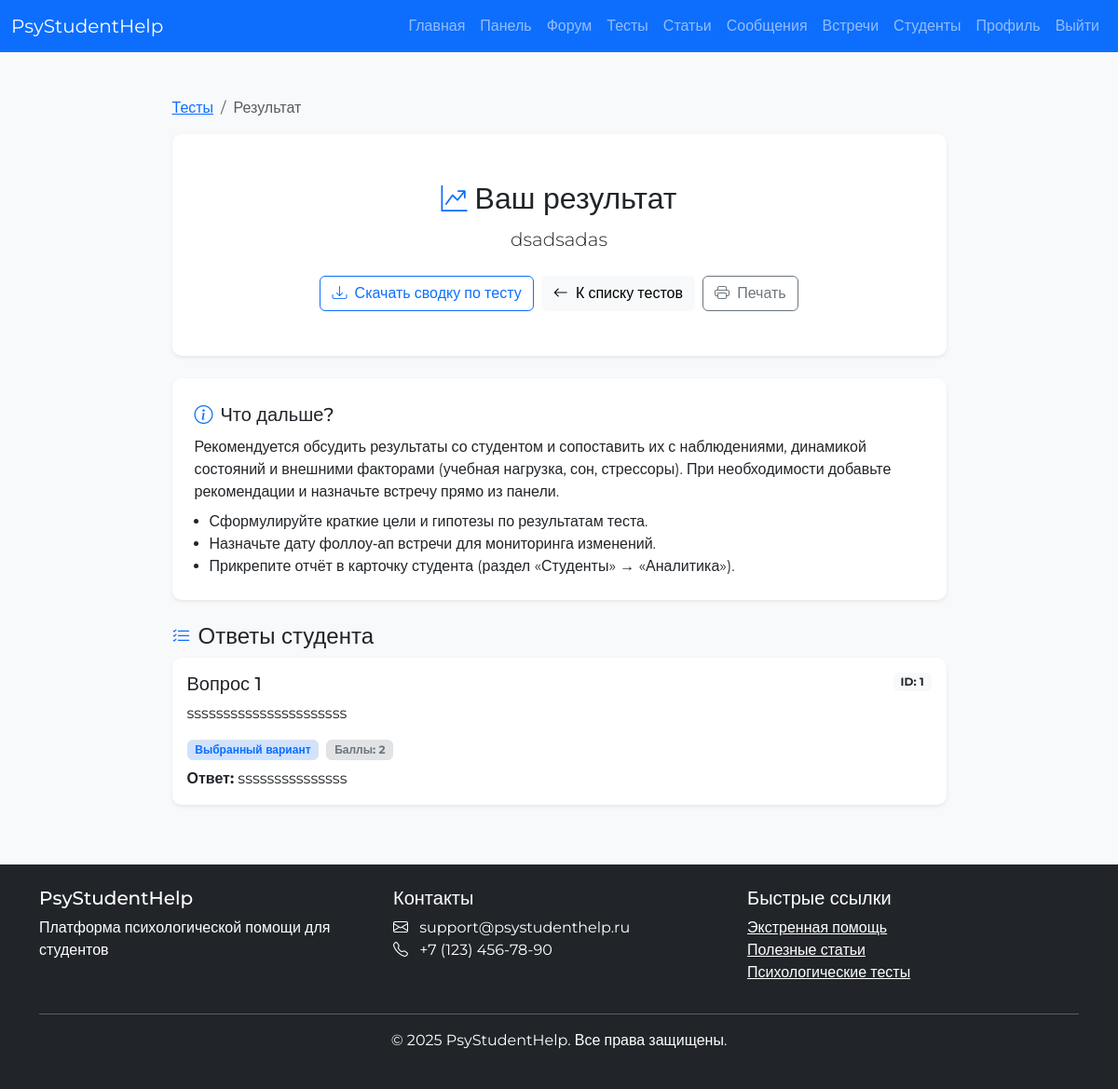
The page /test_result/1 (signed in) on the database its author committed.
### models.py (models this page shows)
class TestResult(db.Model):
    __tablename__ = 'test_result'
    id = db.Column(db.Integer, primary_key=True)
    user_id = db.Column(db.Integer, db.ForeignKey('user.id'), nullable=False)
    test_id = db.Column(db.Integer, db.ForeignKey('test.id'), nullable=False)
    score = db.Column(db.Integer)
    result_text = db.Column(db.Text)
    created_at = db.Column(db.DateTime, default=datetime.utcnow)
    answers = db.relationship('TestAnswer', backref='test_result', lazy=True, cascade='all, delete-orphan')

class TestAnswer(db.Model):
    __tablename__ = 'test_answer'
    id = db.Column(db.Integer, primary_key=True)
    test_result_id = db.Column(db.Integer, db.ForeignKey('test_result.id'), nullable=False)
    question_id = db.Column(db.Integer, db.ForeignKey('question.id'), nullable=False)
    answer_text = db.Column(db.Text)
    option_id = db.Column(db.Integer, db.ForeignKey('question_option.id'))
    option = db.relationship('QuestionOption')
    question = db.relationship('Question', backref='answers')

class Question(db.Model):
    __tablename__ = 'question'
    id = db.Column(db.Integer, primary_key=True)
    text = db.Column(db.Text, nullable=False)
    test_id = db.Column(db.Integer, db.ForeignKey('test.id'), nullable=False)
    question_type = db.Column(db.String(20), nullable=False)  # text | single_choice | multiple_choice | scale_choice
    options = db.relationship('QuestionOption', backref='question', lazy=True, cascade='all, delete-orphan')

class QuestionOption(db.Model):
    __tablename__ = 'question_option'
    id = db.Column(db.Integer, primary_key=True)
    text = db.Column(db.String(200), nullable=False)
    question_id = db.Column(db.Integer, db.ForeignKey('question.id'), nullable=False)
    score = db.Column(db.Integer)

### main.py (the view)
@app.route('/test_result/<int:result_id>')
def test_result(result_id):
    if 'user_id' not in session:
        return redirect(url_for('login'))
    result = TestResult.query.get_or_404(result_id)
    if result.user_id != session['user_id'] and not is_psychologist():
        flash('У вас нет прав для просмотра этого результата', 'danger')
        return redirect(url_for('tests'))
    return render_template('test_result.html', result=result)

### admin.py (called while the page is built)
@admin_bp.before_app_request
def _bootstrap_superadmin_once():
    flag = "SUPERADMIN_BOOTSTRAPPED"
    if not current_app.config.get(flag):
        try:
            ensure_initial_superadmin()
        finally:
            current_app.config[flag] = True

### main.py (called while the page is built)
def is_psychologist():
    return 'user_id' in session and User.query.get(session['user_id']).role == 'psychologist'

def get_current_user():
    if 'user_id' in session:
        return User.query.get(session['user_id'])
    return None

### templates/test_result.html (shortened to what this page needs)
{% extends "base.html" %}
{% block content %}
<div class="row justify-content-center">
  <div class="col-lg-10 col-xl-9">
    <nav aria-label="breadcrumb" class="mb-3">
      <ol class="breadcrumb">
        <li class="breadcrumb-item"><a href="{{ url_for('tests') }}">Тесты</a></li>
        <li class="breadcrumb-item active" aria-current="page">Результат</li>
      </ol>
    </nav>
    <div class="card border-0 shadow-sm mb-4">
      <div class="card-body p-4 p-lg-5 text-center">
        <div class="d-flex align-items-center justify-content-center gap-2 mb-2">
          <i class="bi bi-graph-up-arrow fs-3 text-primary"></i>
          <h2 class="mb-0">Ваш результат</h2>
        </div>
        {% if is_psychologist() %}
          {% set max_score = 0 %}
          {% if result.test and result.test.interpretations %}
            {% for it in result.test.interpretations %}
              {% if it.max_score > max_score %}{% set max_score = it.max_score %}{% endif %}
            {% endfor %}
          {% endif %}
          <p class="lead mb-0">{{ result.result_text }}</p>
        {% endif %}
        <div class="d-flex flex-wrap justify-content-center gap-2 mt-4">
          {% if is_psychologist() %}
            <a class="btn btn-outline-primary" href="{{ url_for('download_test_results', test_id=result.test_id) }}">
              <i class="bi bi-download me-1"></i> Скачать сводку по тесту
            </a>
          {% endif %}
          <a class="btn btn-light" href="{{ url_for('tests') }}">
            <i class="bi bi-arrow-left me-1"></i> К списку тестов
          </a>
          <button class="btn btn-outline-secondary" onclick="window.print()">
            <i class="bi bi-printer me-1"></i> Печать
          </button>
        </div>
      </div>
    </div>
    <div class="card border-0 shadow-sm mb-4">
      <div class="card-body p-4">
        <div class="d-flex align-items-center gap-2 mb-2">
          <i class="bi bi-info-circle fs-5 text-primary"></i>
          <h5 class="mb-0">Что дальше?</h5>
        </div>
        {% if is_psychologist() %}
          <p class="mb-2">Рекомендуется обсудить результаты со студентом и сопоставить их с наблюдениями, динамикой состояний и внешними факторами (учебная нагрузка, сон, стрессоры). При необходимости добавьте рекомендации и назначьте встречу прямо из панели.</p>
          <ul class="mb-0 ps-3">
            <li>Сформулируйте краткие цели и гипотезы по результатам теста.</li>
            <li>Назначьте дату фоллоу‑ап встречи для мониторинга изменений.</li>
            <li>Прикрепите отчёт в карточку студента (раздел «Студенты» → «Аналитика»).</li>
          </ul>
        {% endif %}
      </div>
    </div>
    {% if is_psychologist() %}
      <div class="d-flex align-items-center gap-2 mb-2">
        <i class="bi bi-list-check fs-5 text-primary"></i>
        <h4 class="mb-0">Ответы студента</h4>
      </div>
      {% for answer in result.answers %}
        <div class="card mb-3 border-0 shadow-sm">
          <div class="card-body">
            <div class="d-flex justify-content-between align-items-start mb-2">
              <h5 class="card-title mb-0">Вопрос {{ loop.index }}</h5>
              <span class="badge bg-light text-dark">ID: {{ answer.question_id }}</span>
            </div>
            <p class="card-text">{{ answer.question.text }}</p>
            {% if answer.option %}
              <div class="d-flex align-items-center gap-2 flex-wrap">
                <span class="badge bg-primary-subtle text-primary border">Выбранный вариант</span>
                <span class="badge bg-secondary-subtle text-secondary border">Баллы: {{ answer.option.score or 0 }}</span>
              </div>
              <p class="mt-2 mb-0"><strong>Ответ:</strong> {{ answer.option.text }}</p>
            {% elif answer.answer_text %}
              <p class="mb-0"><strong>Ответ (текст):</strong> {{ answer.answer_text }}</p>
            {% else %}
              <p class="text-muted mb-0">Ответ не указан.</p>
            {% endif %}
          </div>
        </div>
      {% endfor %}
    {% else %}
      <div class="alert alert-info mt-3">
        Ответы на вопросы сохраняются в системе и доступны вашему психологу для анализа. При необходимости он свяжется с вами для обратной связи.
      </div>
    {% endif %}
  </div>
</div>
{% endblock %}

### static/css/style.css (style rules this page uses)
body { font-family: 'Montserrat', sans-serif; background-color: #f8f9fa; }
.card { border: none; border-radius: 10px; box-shadow: 0 4px 6px rgba(0, 0, 0, 0.1); transition: transform 0.3s ease, box-shadow 0.3s ease; }

### rows shown on the page
TestResult: result_text "dsadsadas"
TestAnswer: question_id "1", question.text "ssssssssssssssssssssss", option "2", option.text "sssssssssssssss"
